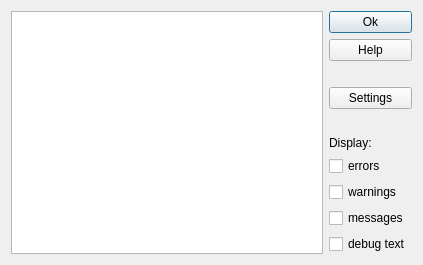
<?xml version="1.0" encoding="UTF-8"?>
<ui version="4.0">
 <class>UserMsgGui</class>
 <widget class="QDialog" name="UserMsgGui">
  <property name="windowModality">
   <enum>Qt::NonModal</enum>
  </property>
  <property name="geometry">
   <rect>
    <x>0</x>
    <y>0</y>
    <width>423</width>
    <height>265</height>
   </rect>
  </property>
  <property name="windowTitle">
   <string>Message</string>
  </property>
  <layout class="QHBoxLayout" name="horizontalLayout">
   <item>
    <layout class="QVBoxLayout" name="verticalLayout">
     <item>
      <widget class="QTextEdit" name="txArea">
       <property name="readOnly">
        <bool>true</bool>
       </property>
      </widget>
     </item>
    </layout>
   </item>
   <item>
    <layout class="QVBoxLayout" name="verticalLayout_2">
     <item>
      <widget class="QPushButton" name="b_OK">
       <property name="text">
        <string>Ok</string>
       </property>
      </widget>
     </item>
     <item>
      <widget class="QPushButton" name="b_Help">
       <property name="text">
        <string>Help</string>
       </property>
      </widget>
     </item>
     <item>
      <spacer name="verticalSpacer_2">
       <property name="orientation">
        <enum>Qt::Vertical</enum>
       </property>
       <property name="sizeHint" stdset="0">
        <size>
         <width>20</width>
         <height>40</height>
        </size>
       </property>
      </spacer>
     </item>
     <item>
      <widget class="QPushButton" name="b_Settings">
       <property name="text">
        <string>Settings</string>
       </property>
      </widget>
     </item>
     <item>
      <spacer name="verticalSpacer">
       <property name="orientation">
        <enum>Qt::Vertical</enum>
       </property>
       <property name="sizeHint" stdset="0">
        <size>
         <width>20</width>
         <height>40</height>
        </size>
       </property>
      </spacer>
     </item>
     <item>
      <widget class="QLabel" name="label">
       <property name="text">
        <string>Display:</string>
       </property>
      </widget>
     </item>
     <item>
      <widget class="QCheckBox" name="ck_displErr">
       <property name="text">
        <string>errors</string>
       </property>
      </widget>
     </item>
     <item>
      <widget class="QCheckBox" name="ck_displWar">
       <property name="text">
        <string>warnings</string>
       </property>
      </widget>
     </item>
     <item>
      <widget class="QCheckBox" name="ck_displInfo">
       <property name="text">
        <string>messages</string>
       </property>
      </widget>
     </item>
     <item>
      <widget class="QCheckBox" name="ck_displDebug">
       <property name="text">
        <string>debug text</string>
       </property>
      </widget>
     </item>
    </layout>
   </item>
  </layout>
 </widget>
 <resources/>
 <connections/>
</ui>
